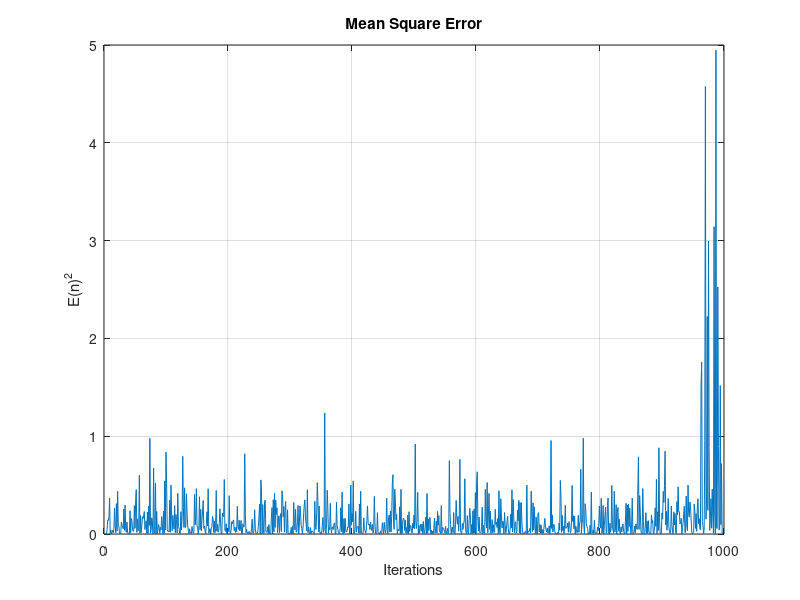
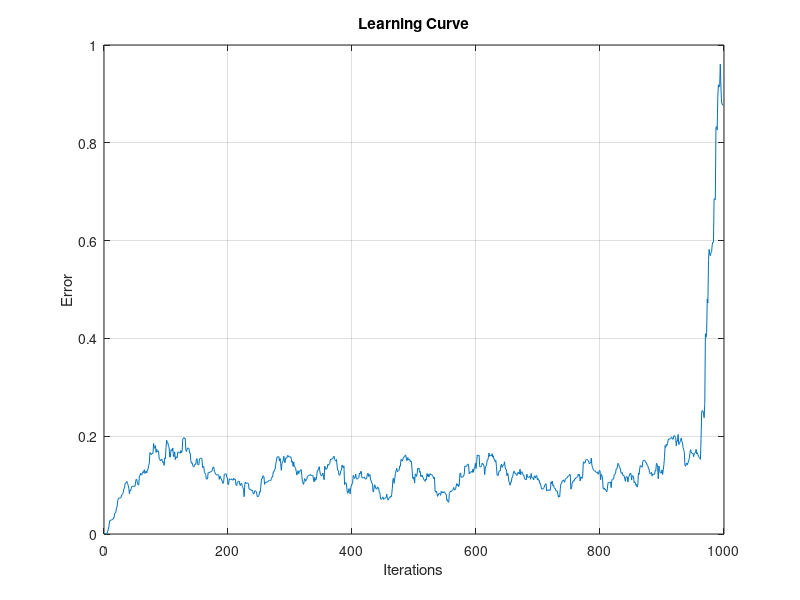

Write the MATLAB code that produced these figures, in order.
%% SER Algorithm
% Author : Harmeet Singh
% Email : harmeet.esal@gmail.com
% Date : 04/13/2015

clear all
close all

%% Generating Input  Signal

N = 1000;
k = 0:1:N;
sk = sin(2*pi*k/(30-k/50));
rk = sqrt(12)*randn(1,N);
zk = 0.1*rk;
zk = zk';

%% Passing the signal through the channel

channel = [1 -1 0.89];
xk = filter(channel,1,zk);
xk = xk(1:N);

%% Delaying the signal by  5 samples

d = padarray(zk,5,'pre');
d = d';
d = d(1:N);

%% Obtaining Input Correlation Matrixxx

L = 31;
r = xcorr(xk,L,'biased');
r(1:L) = [];
r = r';
R = toeplitz(r,[r(1) conj(r(2:end))]);

umax = 1/max(eig(R)); %Finding the step-size by obtaining maximum eigen value of R
u = 0.04*umax;

%% SER Algorithm

a = 0.95;
ulav = 0.05*u;
Qinv = 100*eye(2); 

t = 2;
w = zeros(t,1);
W = [];
J = [];
E = [];

for n = (t+1):1:N;
    x = xk(n-1:-1:n-t);
    y = w'*x; %Output signal
    e = y - d(n); %Error
    w = w + 2*u*ulav*(1-a^(n))*e*Qinv*x/(1-a); %Weight Update
    S = Qinv*x;
    gama = a + x'*S;
    Qinv = (1/a)*((Qinv-1)-((1/gama)*(S*S'))); %Updating Qinv
    W = [W w]; %Weights
    E = [E e]; %Error
    J = [J;e^2];%Mean Square Error
end
E = E';
f = ones(32,1)/32;
Jk = filter(f,1,J);

figure(1);
plot(J);
title('Mean Square Error');
xlabel('Iterations');
ylabel('{E(n)}^2');
grid on;

figure(2);
plot(Jk);
title('Learning Curve');
xlabel('Iterations');
ylabel('Error');
grid on;




